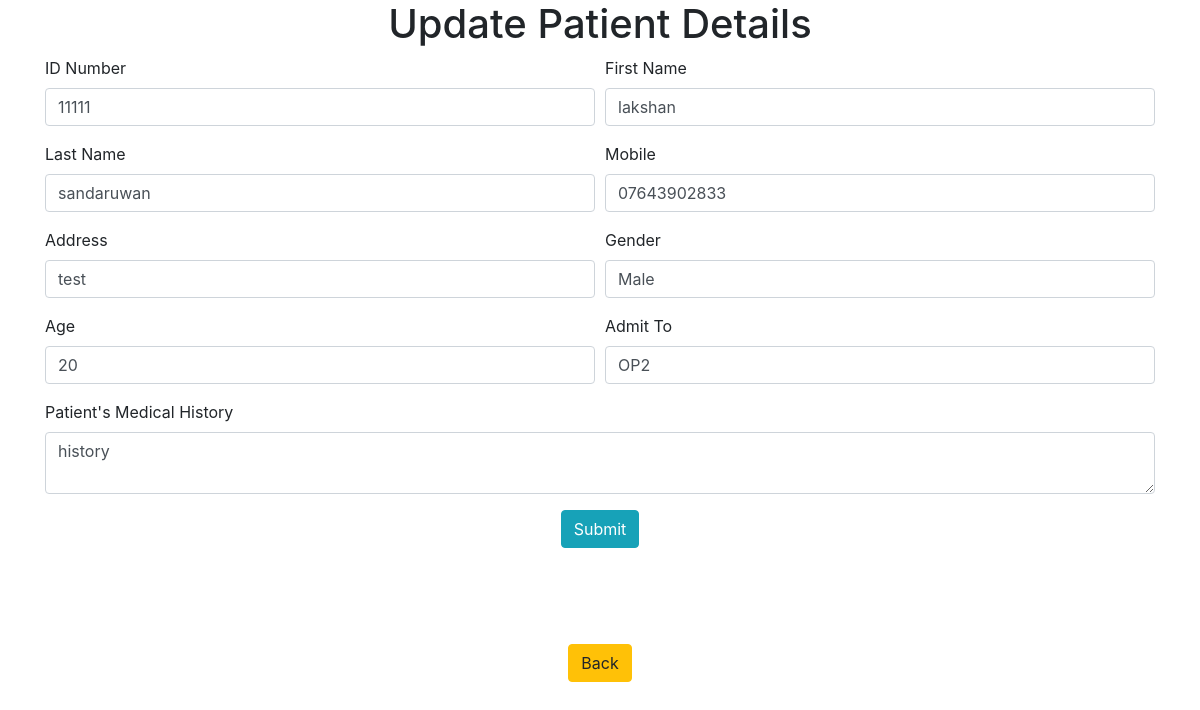
The app's page /includes/update-patient.php?edit&user_id=7 (signed in) with its own data.
### tables this page shows
CREATE TABLE `patient` (
  `id` int(10) NOT NULL,
  `p_card` varchar(50) NOT NULL,
  `p_f_name` varchar(50) NOT NULL,
  `p_l_name` varchar(50) NOT NULL,
  `p_address` varchar(50) NOT NULL,
  `p_mobile` varchar(50) NOT NULL,
  `p_gender` varchar(20) NOT NULL,
  `p_age` int(10) NOT NULL,
  `p_admit` varchar(10) NOT NULL,
  `p_history` varchar(255) NOT NULL
);

### includes/update-patient.php (the view, shortened to what this page needs)
<?php include "../header.php"?>
<?php
   if(isset($_GET['user_id']))
    {
      $userid = $_GET['user_id'];
    }
      $query="SELECT * FROM patient WHERE id = $userid ";
      $edit_staff= mysqli_query($conn,$query);
      while($row = mysqli_fetch_assoc($edit_staff))
        {
         $pidc = $row['p_card'];
         $pfName  = $row['p_f_name'];
         $plName  = $row['p_l_name'];
         $pMobile = $row['p_mobile'];
         $pAddress = $row['p_address'];
         $pGender = $row['p_gender'];
         $page = $row['p_age'];
         $pward = $row['p_admit'];
         $phistory = $row['p_history'];
        }
?>
<h1 class="text-center">Update Patient Details</h1>
  <div class="container ">
    <form action="" method="post">
      <div class="form-row">
                <div class="form-group col-md-6">
                  <label for="inputEmail4">ID Number</label>
                  <input type="text" class="form-control" name="pcard_no" value="<?php echo $pidc ?>" maxlength="12" required>
                </div>
                <div class="form-group col-md-6">
                  <label for="inputPassword4">First Name</label>
                  <input type="phone" class="form-control" name="pt_fname" value="<?php echo $pfName ?>" maxlength="10" required>
                </div>
              </div>
              <div class="form-row">
                <div class="form-group col-md-6">
                  <label for="firstname">Last Name</label>
                  <input type="text" class="form-control" name="pt_lname" value="<?php echo $plName ?>">
                </div>
                <div class="form-group col-md-6">
                  <label for="lastname">Mobile</label>
                  <input type="text" class="form-control" name="pt_mobile" value="<?php echo $pMobile ?>">
                </div>
              </div>
              <div class="form-row">
                <div class="form-group col-md-6">
                  <label for="address">Address</label>
                  <input type="text" class="form-control" name="pt_address" value="<?php echo $pAddress ?>">
                </div>
                <div class="form-group col-md-6">
                  <label for="inputState">Gender</label>
                  <select id="inputState" name="pt_gender" class="form-control" value="<?php echo $pGender ?>">
                    <option selected><?php echo $pGender ?></option>
                  </select>
                </div>
              </div>
              <div class="form-row">
                <div class="form-group col-md-6">
                  <label for="address">Age</label>
                  <input type="text" class="form-control" name="pt_age" value="<?php echo $page ?>">
                </div>
                <div class="form-group col-md-6">
                  <label for="inputState">Admit To</label>
                  <select id="inputState" name="pt_admit" class="form-control" value="<?php echo $pward ?>">
                    <option selected><?php echo $pward ?></option>
                  </select>
                </div>
              </div>
              <div class="form-row">
                <div class="form-group col-md-12">
                              <label for="family">Patient's Medical History</label>
                              <textarea class="form-control" name="pt_history"><?php echo htmlspecialchars($phistory); ?></textarea>
                            </div>
              </div>
              <div class="col text-center">
              <input type="submit" name="update" class="btn btn-info btn-large" value="Submit">
            </div>
    </form>
  </div>
    <div class="container text-center mt-5">
      <a href="../patients.php" class="btn btn-warning mt-5"> Back </a>

### records on screen
patient: pcard_no "11111", pt_fname "lakshan", pt_lname "sandaruwan", pt_mobile "07643902833", pt_address "test", pt_gender "Male", pt_age "20", pt_admit "OP2", pt_history "history"
